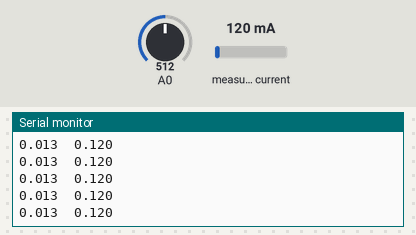
Recording of a sketch running on a simulated Arduino Uno, built with avr-gcc and run on an emulated ATmega328P. Parts: the last lines printed to the serial monitor. The test bench sets the inputs (shaded band); at power-on: measured current 120 mA, A0 = 512.

Above: at 1.2 s.
1.3 s: measured current set to 40 mA
At 2.4 s:
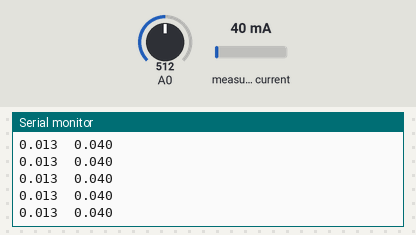
2.8 s: A0 set to 716
At 3.4 s:
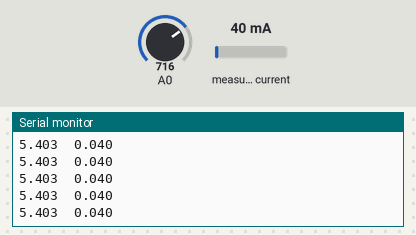
4.3 s: measured current set to 500 mA
At 5.1 s:
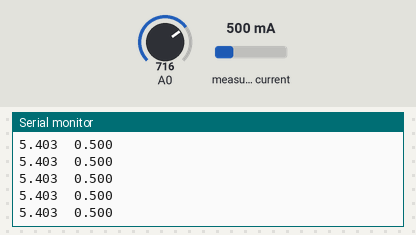
5.8 s: A0 set to 900
At 6.6 s:
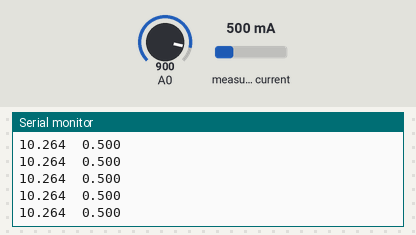
Timing chart, 0 to 8.3 s (numbered marks = the images above; inputs shaded):
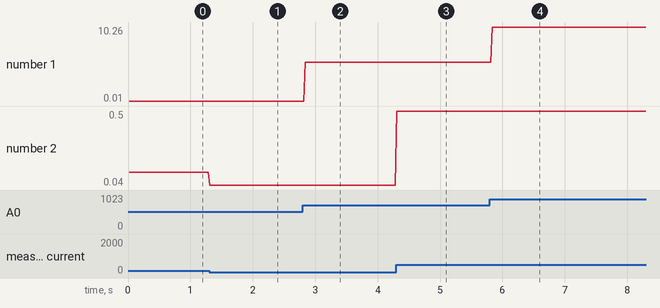

The sketch:

read_current.ino
```cpp
#include "ACS712.h"

ACS712 sensor(A0, 5.0, 1023, 185);

void setup() {
  Serial.begin(115200);
  sensor.autoMidPoint();
}

void loop() {
  // Мгновенное значение через analogRead
  int raw = analogRead(A0);                        // 0-1023
  float voltage = raw * (5.0 / 1023.0);            // 0-5В
  float instantCurrent = (voltage - 2.5) / 0.185;  // В Амперах

  // RMS значение через библиотеку
  int rms_mA = sensor.mA_AC_sampling();
  float rms_A = rms_mA / 1000.0;

  Serial.print(instantCurrent, 3);
  Serial.print("\t");
  Serial.println(rms_A, 3);

}
// привет git!
```

Measured:
- after the input at 1.3 s, the serial monitor: prints a new line at once (image 1)
- after the input at 2.8 s, the serial monitor: prints a new line at once (image 2)
- after the input at 4.3 s, the serial monitor: prints a new line at once (image 3)
- after the input at 5.8 s, the serial monitor: prints a new line at once (image 4)
- plotted number 1: 0.01 → 5.4 after the input at 2.8 s, 5.4 → 10.26 after the input at 5.8 s
- plotted number 2: 0.12 → 0.04 after the input at 1.3 s, 0.04 → 0.5 after the input at 4.3 s
